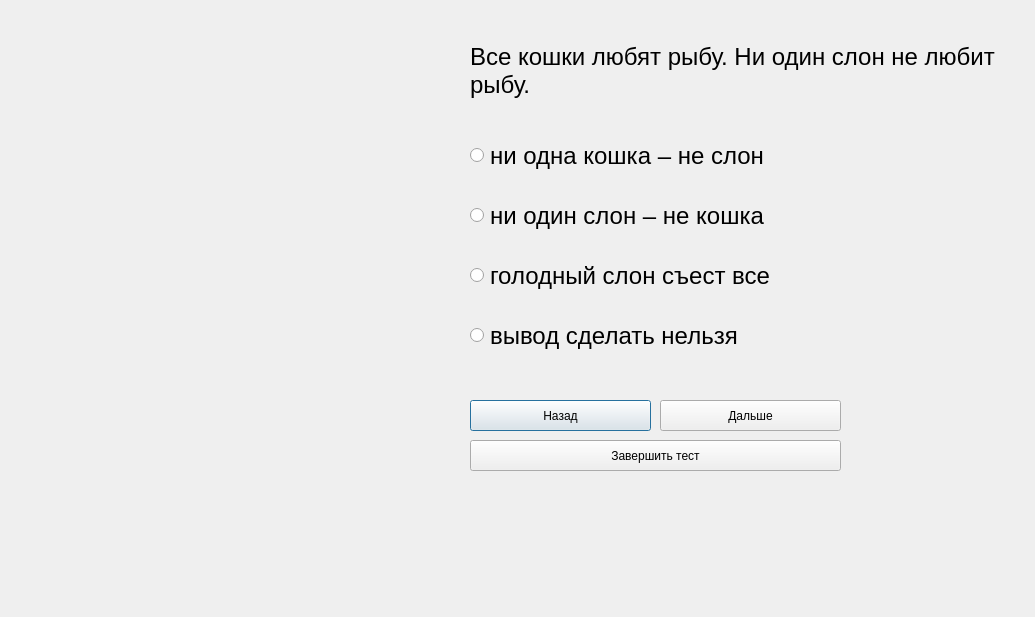
<?xml version="1.0" encoding="UTF-8"?>
<ui version="4.0">
 <class>TestForm22</class>
 <widget class="QDialog" name="TestForm22">
  <property name="geometry">
   <rect>
    <x>0</x>
    <y>0</y>
    <width>1035</width>
    <height>617</height>
   </rect>
  </property>
  <property name="windowTitle">
   <string>Dialog</string>
  </property>
  <widget class="QRadioButton" name="radioButton">
   <property name="geometry">
    <rect>
     <x>470</x>
     <y>140</y>
     <width>321</width>
     <height>31</height>
    </rect>
   </property>
   <property name="font">
    <font>
     <pointsize>18</pointsize>
    </font>
   </property>
   <property name="acceptDrops">
    <bool>false</bool>
   </property>
   <property name="toolTip">
    <string/>
   </property>
   <property name="text">
    <string>ни одна кошка – не слон</string>
   </property>
  </widget>
  <widget class="QPushButton" name="back_pushButton">
   <property name="geometry">
    <rect>
     <x>470</x>
     <y>400</y>
     <width>181</width>
     <height>31</height>
    </rect>
   </property>
   <property name="text">
    <string>Назад</string>
   </property>
  </widget>
  <widget class="QPushButton" name="next_pushButton">
   <property name="geometry">
    <rect>
     <x>660</x>
     <y>400</y>
     <width>181</width>
     <height>31</height>
    </rect>
   </property>
   <property name="text">
    <string>Дальше</string>
   </property>
  </widget>
  <widget class="QRadioButton" name="radioButton_2">
   <property name="geometry">
    <rect>
     <x>470</x>
     <y>200</y>
     <width>311</width>
     <height>31</height>
    </rect>
   </property>
   <property name="font">
    <font>
     <pointsize>18</pointsize>
    </font>
   </property>
   <property name="layoutDirection">
    <enum>Qt::LeftToRight</enum>
   </property>
   <property name="text">
    <string>ни один слон – не кошка</string>
   </property>
  </widget>
  <widget class="QLabel" name="question">
   <property name="geometry">
    <rect>
     <x>470</x>
     <y>-20</y>
     <width>551</width>
     <height>181</height>
    </rect>
   </property>
   <property name="sizePolicy">
    <sizepolicy hsizetype="Preferred" vsizetype="Preferred">
     <horstretch>0</horstretch>
     <verstretch>0</verstretch>
    </sizepolicy>
   </property>
   <property name="font">
    <font>
     <pointsize>18</pointsize>
    </font>
   </property>
   <property name="mouseTracking">
    <bool>true</bool>
   </property>
   <property name="tabletTracking">
    <bool>false</bool>
   </property>
   <property name="focusPolicy">
    <enum>Qt::NoFocus</enum>
   </property>
   <property name="contextMenuPolicy">
    <enum>Qt::PreventContextMenu</enum>
   </property>
   <property name="autoFillBackground">
    <bool>false</bool>
   </property>
   <property name="midLineWidth">
    <number>-2</number>
   </property>
   <property name="text">
    <string>Все кошки любят рыбу. Ни один слон не любит рыбу.</string>
   </property>
   <property name="textFormat">
    <enum>Qt::AutoText</enum>
   </property>
   <property name="scaledContents">
    <bool>false</bool>
   </property>
   <property name="wordWrap">
    <bool>true</bool>
   </property>
   <property name="openExternalLinks">
    <bool>false</bool>
   </property>
  </widget>
  <widget class="QLabel" name="image">
   <property name="geometry">
    <rect>
     <x>30</x>
     <y>30</y>
     <width>411</width>
     <height>331</height>
    </rect>
   </property>
   <property name="text">
    <string/>
   </property>
  </widget>
  <widget class="QRadioButton" name="radioButton_3">
   <property name="geometry">
    <rect>
     <x>470</x>
     <y>260</y>
     <width>301</width>
     <height>31</height>
    </rect>
   </property>
   <property name="font">
    <font>
     <pointsize>18</pointsize>
    </font>
   </property>
   <property name="acceptDrops">
    <bool>false</bool>
   </property>
   <property name="toolTip">
    <string/>
   </property>
   <property name="text">
    <string>голодный слон съест все</string>
   </property>
  </widget>
  <widget class="QPushButton" name="finish_pushButton">
   <property name="geometry">
    <rect>
     <x>470</x>
     <y>440</y>
     <width>371</width>
     <height>31</height>
    </rect>
   </property>
   <property name="text">
    <string>Завершить тест</string>
   </property>
  </widget>
  <widget class="QRadioButton" name="radioButton_4">
   <property name="geometry">
    <rect>
     <x>470</x>
     <y>320</y>
     <width>301</width>
     <height>31</height>
    </rect>
   </property>
   <property name="font">
    <font>
     <pointsize>18</pointsize>
    </font>
   </property>
   <property name="acceptDrops">
    <bool>false</bool>
   </property>
   <property name="toolTip">
    <string/>
   </property>
   <property name="text">
    <string>вывод сделать нельзя</string>
   </property>
  </widget>
 </widget>
 <resources/>
 <connections/>
</ui>
